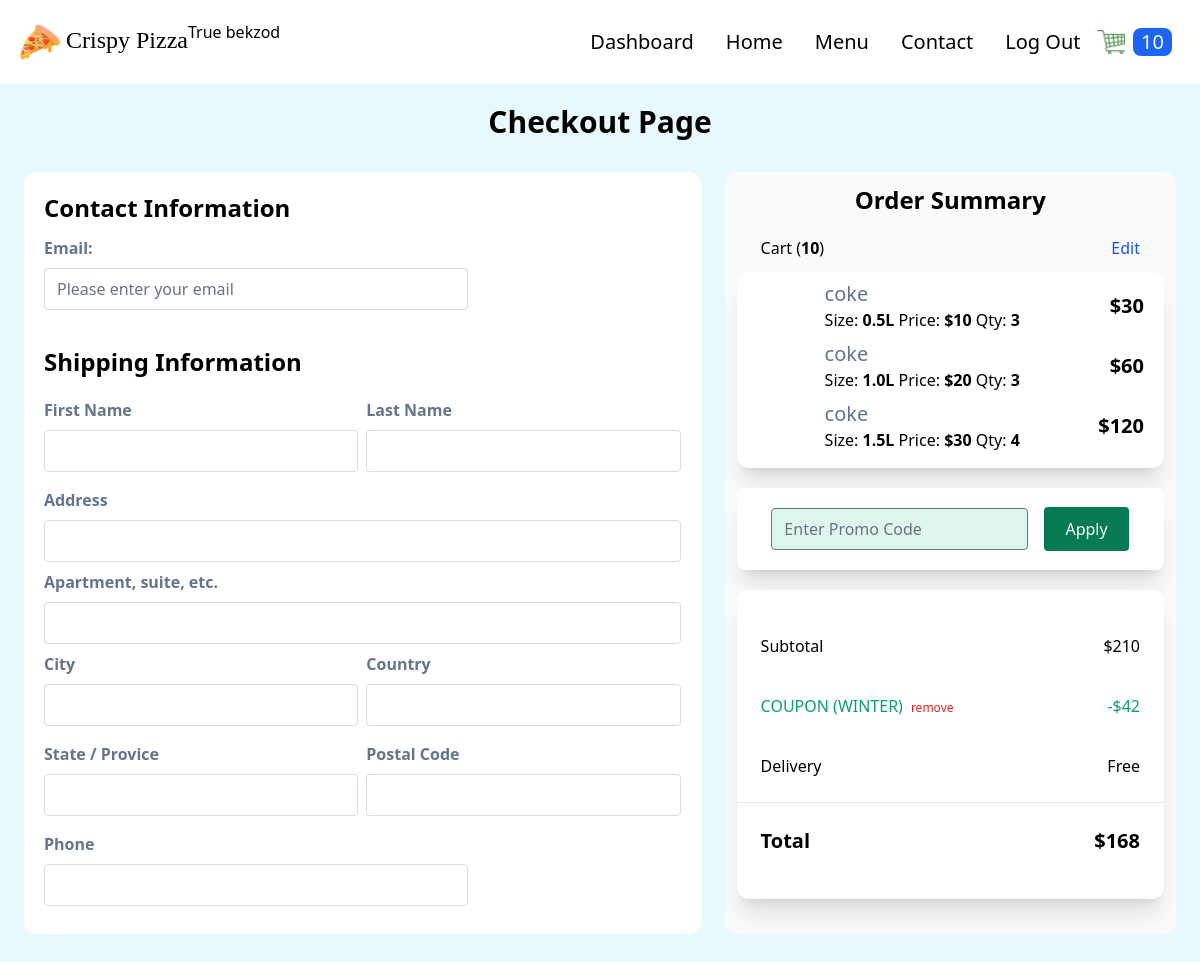
Page /checkout (signed in) on the committed database.
### order/models.py (models this page shows, shortened)
class Order(models.Model):
    customer = models.ForeignKey(
        Customer, on_delete=models.CASCADE)
    date_ordered = models.DateTimeField(auto_now_add=True)
    date_modified = models.DateTimeField(auto_now=True)
    complete = models.BooleanField(default=False)
    transaction_id = models.UUIDField(
        primary_key=True, default=uuid.uuid4, editable=False)
    coupon = models.ForeignKey(
        'Coupon', on_delete=models.SET_NULL, blank=True, null=True)
    @property
    def get_cart_subtotal(self):
        order_items = self.orderitem_set.all()
        total = sum([item.get_total for item in order_items])
        return total
    @property
    def get_cart_total(self):
        total = self.get_cart_subtotal
        if self.coupon:
            total-= total*self.coupon.discount//100
            self.coupon_value = self.get_cart_subtotal*self.coupon.discount//100
        return total
    @property
    def get_cart_items(self):
        order_items = self.orderitem_set.all()
        total = sum([item.quantity for item in order_items])
        return total
    @property
    def get_coupon_value(self):
        coupon_value = self.get_cart_subtotal*self.coupon.discount//100
        return coupon_value

class OrderItem(models.Model):
    product = models.ForeignKey(Product, on_delete=models.SET_NULL, blank=True, null=True)
    order = models.ForeignKey(
        Order, on_delete=models.CASCADE, null=True, blank=True)
    variation = models.ForeignKey(ProductVariant, on_delete=models.SET_NULL, blank=True, null=True)
    quantity = models.IntegerField(default=0, null=True, blank=True)
    date_added = models.DateTimeField(auto_now_add=True)
    @property
    def get_total(self):
        if self.product.has_variants:
            total = self.variation.price * self.quantity
        else:
            total = self.product.price * self.quantity
        return total

class Coupon(models.Model):
    code = models.CharField(max_length=50, unique=True)
    active = models.BooleanField(default=False)
    valid_from = models.DateTimeField()
    valid_to = models.DateTimeField()
    discount = models.IntegerField(validators=[MinValueValidator(0), MaxValueValidator(100)])

### store/models.py (models this page shows, shortened)
class Product(models.Model):
    PRODUCT_TYPES = (
        ("Pizza", "pizza"),
        ("Nonpizza", "nonpizza")
    )
    id = models.UUIDField(primary_key=True, default=uuid.uuid4, editable=False)
    name = models.CharField(max_length=100)
    price = models.PositiveIntegerField(blank=True, null=True)
    desc = models.TextField(max_length=500)
    image = models.ImageField(blank=True, upload_to='images')
    created_at = models.DateField(auto_now_add=True)
    updated_at = models.DateField(auto_now=True)
    product_type = models.CharField(max_length=10, choices=PRODUCT_TYPES)
    def image_tag(self):
        return mark_safe(f'<img src="{self.image.url}" width="150" height="150" />')
    image_tag.short_description = 'Image'
    @property
    def has_variants(self):
        if self.productvariant_set.count() > 0:
            return True
        else:
            return False

class ProductVariant(models.Model):
    title = models.CharField(max_length=100, blank=True, null=True)
    product = models.ForeignKey(Product, on_delete=models.CASCADE)
    size = models.ForeignKey(Size, on_delete=models.CASCADE)
    price = models.PositiveIntegerField()

class Size(models.Model):
    name = models.CharField(max_length=20, blank=True, null=True)

### order/views.py (the view)
# urls.py: path('checkout', views.checkout, name="checkout"),
def checkout(request):
    if request.user.is_authenticated:
        customer = request.user.customer
    else:
        customer, created = Customer.objects.get_or_create(
            device=request.COOKIES['device'])
    order_qs = Order.objects.filter(
        customer=customer, complete=False)
    if order_qs.exists():
        order = order_qs[0]
        order_items = OrderItem.objects.filter(order=order)
        coupon_form = CouponApplyForm()
        context = {"order": order, "order_items": order_items, 'coupon_form': coupon_form,}
    return render(request, 'order/checkout.html', context=context)

### order/forms.py
class CouponApplyForm(forms.Form):
    code = forms.CharField(widget=forms.TextInput(attrs= {
        'class': 'w-3/5 m-2 rounded focus:ring-0 focus:border-[#c0c0c0] bg-green-100',
        'placeholder': 'Enter Promo Code'
    }))

### store/context_processors.py (called while the page is built, shortened)
def get_cart_quantity(request):
    if request.user.is_authenticated:
        customer = request.user.customer
    try:
        customer_order = Order.objects.filter(
            customer=customer, complete=False)[0]
        number_of_items = customer_order.get_cart_items
    except:
        number_of_items = 0
    finally:
        return {
            'cart_quantity': number_of_items
        }

### order/templates/order/checkout.html (shortened to what this page needs)
{% extends 'store/base.html' %} {% block content %} {% load static%}
<div class="my-5">
  <h1 class="flex items-center justify-center font-bold text-md lg:text-3xl">
    Checkout Page
  </h1>
</div>
<div class="flex justify-between mx-3 mb-5 bg-transparent rounded-xl">
  <div class="p-3 m-3 bg-white w-3/5 rounded-xl">
    <div class="p-2">
      <h2 class="font-bold mb-3 text-2xl">Contact Information</h2>
      <div class="flex flex-col w-2/3 mb-5">
        <label class="mb-2 font-bold text-slate-500" for="email">Email:</label>
        <input
          class="rounded border-[#dcdcdc] focus:ring-0 focus:border-[#c0c0c0]"
          type="email"
          name="email"
          placeholder="Please enter your email"
        />
      </div>
    </div>
    <div class="p-2">
      <h2 class="font-bold mb-5 text-2xl">Shipping Information</h2>
      <div class="flex flex-col">
        <div class="flex justify-between mb-2">
          <div class="flex flex-col w-1/2 mb-2">
            <label class="mb-2 font-bold text-slate-500" for="first-name"
              >First Name</label
            >
            <input
              class="rounded border-[#dcdcdc] focus:ring-0 focus:border-[#c0c0c0]"
              type="text"
              name="first-name"
            />
          </div>
          <div class="flex flex-col w-1/2 ml-2">
            <label class="mb-2 font-bold text-slate-500" for="last-name"
              >Last Name</label
            >
            <input
              class="rounded border-[#dcdcdc] focus:ring-0 focus:border-[#c0c0c0]"
              type="text"
              name="last-name"
            />
          </div>
        </div>
        <div class="flex flex-col w-full mb-2">
          <label class="mb-2 font-bold text-slate-500" for="address-1"
            >Address</label
          >
          <input
            class="rounded border-[#dcdcdc] focus:ring-0 focus:border-[#c0c0c0]"
            type="text"
            name="address-1"
          />
        </div>
        <div class="flex flex-col w-full mb-2">
          <label class="mb-2 font-bold text-slate-500" for="address-2"
            >Apartment, suite, etc.</label
          >
          <input
            class="rounded border-[#dcdcdc] focus:ring-0 focus:border-[#c0c0c0]"
            type="text"
            name="address-2"
          />
        </div>
        <div class="flex justify-between mb-2">
          <div class="flex flex-col w-1/2 mb-2">
            <label class="mb-2 font-bold text-slate-500" for="city">City</label>
            <input
              class="rounded border-[#dcdcdc] focus:ring-0 focus:border-[#c0c0c0]"
              type="text"
              name="city"
            />
          </div>
          <div class="flex flex-col w-1/2 ml-2">
            <label class="mb-2 font-bold text-slate-500" for="country"
              >Country</label
            >
            <input
              class="rounded border-[#dcdcdc] focus:ring-0 focus:border-[#c0c0c0]"
              type="text"
              name="country"
            />
          </div>
        </div>
        <div class="flex justify-between mb-2">
          <div class="flex flex-col w-1/2 mb-2">
            <label class="mb-2 font-bold text-slate-500" for="state"
              >State / Provice</label
            >
            <input
              class="rounded border-[#dcdcdc] focus:ring-0 focus:border-[#c0c0c0]"
              type="text"
              name="state"
            />
          </div>
          <div class="flex flex-col w-1/2 ml-2">
            <label class="mb-2 font-bold text-slate-500" for="postal"
              >Postal Code</label
            >
            <input
              class="rounded border-[#dcdcdc] focus:ring-0 focus:border-[#c0c0c0]"
              type="text"
              name="postal"
            />
          </div>
        </div>
        <div class="flex flex-col w-2/3 mb-2">
          <label class="mb-2 font-bold text-slate-500" for="phone">Phone</label>
          <input
            class="rounded border-[#dcdcdc] focus:ring-0 focus:border-[#c0c0c0]"
            type="text"
            name="phone"
          />
        </div>
      </div>
    </div>
  </div>
  <div class="flex flex-col p-3 m-3 bg-gray-50 w-2/5 rounded-xl">
    <div>
      <h2 class="font-bold mb-5 text-2xl text-center">Order Summary</h2>
      <div class="flex justify-between mx-6 my-3">
        <p>Cart (<strong>{{order.get_cart_items}}</strong>)</p>
        <p class="text-blue-700"><a href="{% url 'order:cart' %}">Edit</a></p>
      </div>
      <div class="flex flex-col shadow-xl p-2 rounded-xl bg-white">
        {%for item in order_items%}
        <div class="flex gap-3 items-center mx-3 mb-2">
          <div>
            <h3 class="text-slate-500 text-xl">{{item.product.name}}</h3>
            <p>
              Size: <strong>{{item.variation.size.name}}</strong> Price:
              <strong>${{item.variation.price}}</strong> Qty:
              <strong>{{item.quantity}}</strong>
            </p>
          </div>
          <p class="ml-auto font-bold text-xl">${{item.get_total}}</p>
        </div>
        {% endfor %}
      </div>
    </div>
    {% include "order/checkout_promo.html" %}
    <div class="mt-5 py-5 shadow-xl rounded-xl bg-white">
      <div class="flex justify-between m-3 p-3">
        <p>Subtotal</p>
        <p>${{order.get_cart_subtotal}}</p>
      </div>
      {% if order.coupon %}
      <div class="flex m-3 p-3 text-green-500">
        <p>COUPON ({{order.coupon.code|upper}})</p>
        <form action="{% url 'order:remove-coupon' %}" method="post">
          <button class="ml-2 text-red-600 text-xs" type="submit">
            remove
          </button>
        </form>
        <p class="ml-auto">-${{order.get_coupon_value}}</p>
      </div>
      {% endif %}
      <div class="flex justify-between m-3 p-3">
        <p>Delivery</p>
        <p>Free</p>
      </div>
      <hr />
      <div class="flex justify-between m-3 p-3 font-bold text-xl">
        <p>Total</p>
        <p>${{order.get_cart_total}}</p>
      </div>
    </div>
  </div>
</div>
{% endblock %}

### store/templates/store/base.html (shortened to what this page needs)
{% load static %}
<!DOCTYPE html>
<html lang="en">
  <head>
    <link rel="stylesheet" href="{% static 'store/src/styles.css' %}" />
    <link rel="stylesheet" href="{% static 'store/src/customStyles.css' %}" />
  </head>
  <body class="m-0 p-0 bg-dimly-blue">
    <nav class="p-5 bg-white flex">
      <div class="flex justify-between items-center">
        <a href="{% url 'store:products' %}">
          <span class="text-2xl font-[Poppins] cursor-pointer">
            <img
              class="h-10 inline"
              src="{% static 'store/images/pizza.png' %}"
            />
            Crispy Pizza
          </span>
        </a>
      </div>
      <h2>{{user.is_superuser}} {{user.username}}</h2>
      <ul class="flex ml-auto items-center">
        {% if user.is_superuser %}
        <li class="text-xl mx-4 hover:text-cyan-500 duration-500">
          <a href="{% url 'store:dashboard' %}">Dashboard</a>
        </li>
        {% endif %}
        <li class="text-xl mx-4 hover:text-cyan-500 duration-500">
          <a href="{% url 'store:products' %}">Home</a>
        </li>
        <li class="text-xl mx-4 hover:text-cyan-500 duration-500">
          <a href="">Menu</a>
        </li>
        <li class="text-xl mx-4 hover:text-cyan-500 duration-500">
          <a href="">Contact</a>
        </li>
        {% if user.is_authenticated %}
        <li class="text-xl mx-4 hover:text-cyan-500 duration-500">
          <a href="{% url 'users:logout' %}">Log Out</a>
        </li>
        {% else %}
        <li class="text-xl mx-4 hover:text-cyan-500 duration-500">
          <a href="{% url 'users:login' %}">Log In</a>
        </li>
        {% endif %}
        <li>
          <a href="{% url 'order:cart' %}">
            <img
              class="h-6"
              src="{% static 'store/images/cart.png' %}"
              alt="cart"
            />
          </a>
        </li>
        <li class="p-2">
          <div class="bg-blue-600 rounded-lg px-2">
            <p class="text-xl text-white">{{cart_quantity}}</p>
          </div>
        </li>
      </ul>
    </nav>
    {% block content %} {% endblock %}
  </body>
</html>

### rows in the picture
Order: get_cart_items "10", get_cart_subtotal "210", coupon.code "WINTER", get_coupon_value "42", get_cart_total "168"
OrderItem: product.name "coke", variation.size.name "0.5L", variation.price "10", quantity "3", get_total "30"
OrderItem: product.name "coke", variation.size.name "1.0L", variation.price "20", quantity "3", get_total "60"
OrderItem: product.name "coke", variation.size.name "1.5L", variation.price "30", quantity "4", get_total "120"

### other values in the picture
{{ user.is_superuser }} "True"
{{ user.username }} "bekzod"
{{ cart_quantity }} "10"
